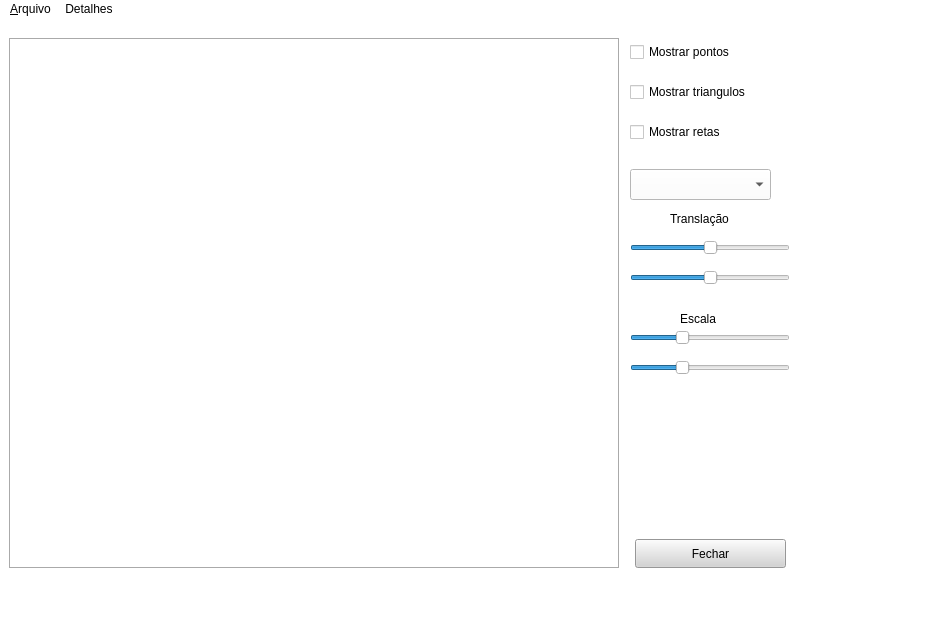
<?xml version="1.0" encoding="UTF-8"?>
<ui version="4.0">
 <class>MainWindow</class>
 <widget class="QMainWindow" name="MainWindow">
  <property name="geometry">
   <rect>
    <x>0</x>
    <y>0</y>
    <width>948</width>
    <height>620</height>
   </rect>
  </property>
  <property name="windowTitle">
   <string>MainWindow</string>
  </property>
  <property name="styleSheet">
   <string notr="true">background-color: white;</string>
  </property>
  <widget class="QWidget" name="centralwidget">
   <widget class="AreaDesenho" name="areaDesenho">
    <property name="geometry">
     <rect>
      <x>9</x>
      <y>19</y>
      <width>611</width>
      <height>531</height>
     </rect>
    </property>
    <property name="styleSheet">
     <string notr="true">white</string>
    </property>
    <property name="frameShape">
     <enum>QFrame::Shape::Box</enum>
    </property>
    <property name="frameShadow">
     <enum>QFrame::Shadow::Sunken</enum>
    </property>
   </widget>
   <widget class="QPushButton" name="botaoFechar">
    <property name="geometry">
     <rect>
      <x>635</x>
      <y>520</y>
      <width>151</width>
      <height>29</height>
     </rect>
    </property>
    <property name="styleSheet">
     <string notr="true">background-color: lightgray;
color: black;
</string>
    </property>
    <property name="text">
     <string>Fechar</string>
    </property>
   </widget>
   <widget class="QCheckBox" name="checkPonto">
    <property name="geometry">
     <rect>
      <x>630</x>
      <y>20</y>
      <width>141</width>
      <height>26</height>
     </rect>
    </property>
    <property name="text">
     <string>Mostrar pontos</string>
    </property>
   </widget>
   <widget class="QCheckBox" name="checkTriangulo">
    <property name="geometry">
     <rect>
      <x>630</x>
      <y>60</y>
      <width>151</width>
      <height>26</height>
     </rect>
    </property>
    <property name="text">
     <string>Mostrar triangulos</string>
    </property>
   </widget>
   <widget class="QCheckBox" name="checkReta">
    <property name="geometry">
     <rect>
      <x>630</x>
      <y>100</y>
      <width>111</width>
      <height>26</height>
     </rect>
    </property>
    <property name="text">
     <string>Mostrar retas</string>
    </property>
   </widget>
   <widget class="QComboBox" name="comboObjetos">
    <property name="geometry">
     <rect>
      <x>630</x>
      <y>150</y>
      <width>141</width>
      <height>31</height>
     </rect>
    </property>
   </widget>
   <widget class="QSlider" name="sliderTransX">
    <property name="geometry">
     <rect>
      <x>630</x>
      <y>220</y>
      <width>160</width>
      <height>18</height>
     </rect>
    </property>
    <property name="minimum">
     <number>-50</number>
    </property>
    <property name="maximum">
     <number>50</number>
    </property>
    <property name="orientation">
     <enum>Qt::Orientation::Horizontal</enum>
    </property>
    <property name="tickPosition">
     <enum>QSlider::TickPosition::NoTicks</enum>
    </property>
   </widget>
   <widget class="QSlider" name="sliderTransY">
    <property name="geometry">
     <rect>
      <x>630</x>
      <y>250</y>
      <width>160</width>
      <height>18</height>
     </rect>
    </property>
    <property name="minimum">
     <number>-50</number>
    </property>
    <property name="maximum">
     <number>50</number>
    </property>
    <property name="orientation">
     <enum>Qt::Orientation::Horizontal</enum>
    </property>
    <property name="tickPosition">
     <enum>QSlider::TickPosition::NoTicks</enum>
    </property>
   </widget>
   <widget class="QLabel" name="label">
    <property name="geometry">
     <rect>
      <x>670</x>
      <y>190</y>
      <width>71</width>
      <height>20</height>
     </rect>
    </property>
    <property name="text">
     <string>Translação</string>
    </property>
   </widget>
   <widget class="QSlider" name="sliderEscalaX">
    <property name="geometry">
     <rect>
      <x>630</x>
      <y>310</y>
      <width>160</width>
      <height>18</height>
     </rect>
    </property>
    <property name="minimum">
     <number>1</number>
    </property>
    <property name="maximum">
     <number>30</number>
    </property>
    <property name="value">
     <number>10</number>
    </property>
    <property name="orientation">
     <enum>Qt::Orientation::Horizontal</enum>
    </property>
   </widget>
   <widget class="QSlider" name="sliderEscalaY">
    <property name="geometry">
     <rect>
      <x>630</x>
      <y>340</y>
      <width>160</width>
      <height>18</height>
     </rect>
    </property>
    <property name="minimum">
     <number>1</number>
    </property>
    <property name="maximum">
     <number>30</number>
    </property>
    <property name="value">
     <number>10</number>
    </property>
    <property name="orientation">
     <enum>Qt::Orientation::Horizontal</enum>
    </property>
   </widget>
   <widget class="QLabel" name="label_2">
    <property name="geometry">
     <rect>
      <x>680</x>
      <y>290</y>
      <width>63</width>
      <height>20</height>
     </rect>
    </property>
    <property name="text">
     <string>Escala</string>
    </property>
   </widget>
  </widget>
  <widget class="QStatusBar" name="statusbar"/>
  <widget class="QMenuBar" name="menuBar">
   <property name="geometry">
    <rect>
     <x>0</x>
     <y>0</y>
     <width>948</width>
     <height>25</height>
    </rect>
   </property>
   <widget class="QMenu" name="menu_Arquivo">
    <property name="title">
     <string>&amp;Arquivo</string>
    </property>
    <addaction name="actionAbrir"/>
    <addaction name="actionSalvar"/>
   </widget>
   <widget class="QMenu" name="menu_Informa_es">
    <property name="title">
     <string>Detalhes</string>
    </property>
    <addaction name="actionSobre"/>
   </widget>
   <addaction name="menu_Arquivo"/>
   <addaction name="menu_Informa_es"/>
  </widget>
  <action name="actionAbrir">
   <property name="text">
    <string>&amp;Abrir</string>
   </property>
  </action>
  <action name="actionSalvar">
   <property name="text">
    <string>&amp;Salvar e sair</string>
   </property>
  </action>
  <action name="actionSobre">
   <property name="text">
    <string>&amp;Sobre</string>
   </property>
  </action>
 </widget>
 <customwidgets>
  <customwidget>
   <class>AreaDesenho</class>
   <extends>QFrame</extends>
   <header>areadesenho.h</header>
   <container>1</container>
  </customwidget>
 </customwidgets>
 <resources/>
 <connections>
  <connection>
   <sender>botaoFechar</sender>
   <signal>clicked()</signal>
   <receiver>MainWindow</receiver>
   <slot>close()</slot>
   <hints>
    <hint type="sourcelabel">
     <x>716</x>
     <y>561</y>
    </hint>
    <hint type="destinationlabel">
     <x>709</x>
     <y>310</y>
    </hint>
   </hints>
  </connection>
 </connections>
</ui>
